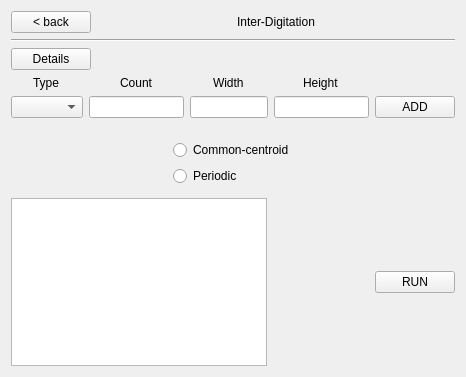
<?xml version="1.0" encoding="UTF-8"?>
<ui version="4.0">
 <class>InterDigitation</class>
 <widget class="QWidget" name="InterDigitation">
  <property name="geometry">
   <rect>
    <x>0</x>
    <y>0</y>
    <width>466</width>
    <height>377</height>
   </rect>
  </property>
  <property name="windowTitle">
   <string>Form</string>
  </property>
  <layout class="QGridLayout" name="gridLayout">
   <item row="0" column="0">
    <layout class="QVBoxLayout" name="verticalLayout_9">
     <item>
      <layout class="QVBoxLayout" name="verticalLayout_7">
       <item>
        <layout class="QVBoxLayout" name="verticalLayout">
         <item>
          <layout class="QHBoxLayout" name="horizontalLayout">
           <item>
            <widget class="QPushButton" name="back">
             <property name="text">
              <string>&lt; back</string>
             </property>
            </widget>
           </item>
           <item>
            <spacer name="horizontalSpacer_4">
             <property name="orientation">
              <enum>Qt::Horizontal</enum>
             </property>
             <property name="sizeHint" stdset="0">
              <size>
               <width>40</width>
               <height>20</height>
              </size>
             </property>
            </spacer>
           </item>
           <item>
            <widget class="QLabel" name="Title">
             <property name="text">
              <string>Inter-Digitation</string>
             </property>
            </widget>
           </item>
           <item>
            <spacer name="horizontalSpacer">
             <property name="orientation">
              <enum>Qt::Horizontal</enum>
             </property>
             <property name="sizeHint" stdset="0">
              <size>
               <width>40</width>
               <height>20</height>
              </size>
             </property>
            </spacer>
           </item>
          </layout>
         </item>
         <item>
          <widget class="Line" name="line">
           <property name="orientation">
            <enum>Qt::Horizontal</enum>
           </property>
          </widget>
         </item>
        </layout>
       </item>
       <item>
        <layout class="QHBoxLayout" name="horizontalLayout_2">
         <item>
          <widget class="QPushButton" name="Details">
           <property name="text">
            <string>Details</string>
           </property>
          </widget>
         </item>
         <item>
          <spacer name="horizontalSpacer_2">
           <property name="orientation">
            <enum>Qt::Horizontal</enum>
           </property>
           <property name="sizeHint" stdset="0">
            <size>
             <width>40</width>
             <height>20</height>
            </size>
           </property>
          </spacer>
         </item>
        </layout>
       </item>
       <item>
        <layout class="QHBoxLayout" name="horizontalLayout_3">
         <item>
          <layout class="QVBoxLayout" name="verticalLayout_2">
           <item alignment="Qt::AlignHCenter">
            <widget class="QLabel" name="Type">
             <property name="text">
              <string>Type</string>
             </property>
            </widget>
           </item>
           <item>
            <widget class="QComboBox" name="TypeComboBox">
             <property name="sizePolicy">
              <sizepolicy hsizetype="Expanding" vsizetype="Fixed">
               <horstretch>0</horstretch>
               <verstretch>0</verstretch>
              </sizepolicy>
             </property>
            </widget>
           </item>
          </layout>
         </item>
         <item>
          <layout class="QVBoxLayout" name="verticalLayout_3">
           <item alignment="Qt::AlignHCenter">
            <widget class="QLabel" name="Count">
             <property name="text">
              <string>Count</string>
             </property>
            </widget>
           </item>
           <item>
            <widget class="QLineEdit" name="CountLineEdit"/>
           </item>
          </layout>
         </item>
         <item>
          <layout class="QVBoxLayout" name="verticalLayout_4">
           <item alignment="Qt::AlignHCenter">
            <widget class="QLabel" name="Width">
             <property name="text">
              <string>Width</string>
             </property>
            </widget>
           </item>
           <item>
            <widget class="QLineEdit" name="WidthLineEdit">
             <property name="maximumSize">
              <size>
               <width>91</width>
               <height>16777215</height>
              </size>
             </property>
            </widget>
           </item>
          </layout>
         </item>
         <item>
          <layout class="QVBoxLayout" name="verticalLayout_5">
           <item alignment="Qt::AlignHCenter">
            <widget class="QLabel" name="Height">
             <property name="text">
              <string>Height</string>
             </property>
            </widget>
           </item>
           <item>
            <widget class="QLineEdit" name="HeightLineEdit"/>
           </item>
          </layout>
         </item>
         <item>
          <layout class="QVBoxLayout" name="verticalLayout_6">
           <item>
            <spacer name="verticalSpacer">
             <property name="orientation">
              <enum>Qt::Vertical</enum>
             </property>
             <property name="sizeHint" stdset="0">
              <size>
               <width>20</width>
               <height>40</height>
              </size>
             </property>
            </spacer>
           </item>
           <item>
            <widget class="QPushButton" name="ADD">
             <property name="sizePolicy">
              <sizepolicy hsizetype="Expanding" vsizetype="Fixed">
               <horstretch>0</horstretch>
               <verstretch>0</verstretch>
              </sizepolicy>
             </property>
             <property name="text">
              <string>ADD</string>
             </property>
            </widget>
           </item>
          </layout>
         </item>
        </layout>
       </item>
      </layout>
     </item>
     <item>
      <spacer name="verticalSpacer_2">
       <property name="orientation">
        <enum>Qt::Vertical</enum>
       </property>
       <property name="sizeHint" stdset="0">
        <size>
         <width>20</width>
         <height>40</height>
        </size>
       </property>
      </spacer>
     </item>
     <item>
      <layout class="QHBoxLayout" name="horizontalLayout_5">
       <item>
        <spacer name="horizontalSpacer_5">
         <property name="orientation">
          <enum>Qt::Horizontal</enum>
         </property>
         <property name="sizeHint" stdset="0">
          <size>
           <width>40</width>
           <height>20</height>
          </size>
         </property>
        </spacer>
       </item>
       <item>
        <layout class="QVBoxLayout" name="verticalLayout_8">
         <item>
          <widget class="QRadioButton" name="CommonCentroid">
           <property name="text">
            <string>Common-centroid</string>
           </property>
          </widget>
         </item>
         <item>
          <widget class="QRadioButton" name="Periodic">
           <property name="text">
            <string>Periodic</string>
           </property>
          </widget>
         </item>
        </layout>
       </item>
       <item>
        <spacer name="horizontalSpacer_6">
         <property name="orientation">
          <enum>Qt::Horizontal</enum>
         </property>
         <property name="sizeHint" stdset="0">
          <size>
           <width>40</width>
           <height>20</height>
          </size>
         </property>
        </spacer>
       </item>
      </layout>
     </item>
     <item>
      <widget class="QWidget" name="viewParentWidget" native="true">
       <property name="sizePolicy">
        <sizepolicy hsizetype="Expanding" vsizetype="Expanding">
         <horstretch>0</horstretch>
         <verstretch>0</verstretch>
        </sizepolicy>
       </property>
      </widget>
     </item>
     <item>
      <layout class="QHBoxLayout" name="horizontalLayout_4">
       <item>
        <widget class="QGraphicsView" name="graphicsView"/>
       </item>
       <item>
        <spacer name="horizontalSpacer_3">
         <property name="orientation">
          <enum>Qt::Horizontal</enum>
         </property>
         <property name="sizeHint" stdset="0">
          <size>
           <width>40</width>
           <height>20</height>
          </size>
         </property>
        </spacer>
       </item>
       <item>
        <widget class="QPushButton" name="RUN">
         <property name="text">
          <string>RUN</string>
         </property>
        </widget>
       </item>
      </layout>
     </item>
    </layout>
   </item>
  </layout>
 </widget>
 <resources/>
 <connections/>
</ui>
